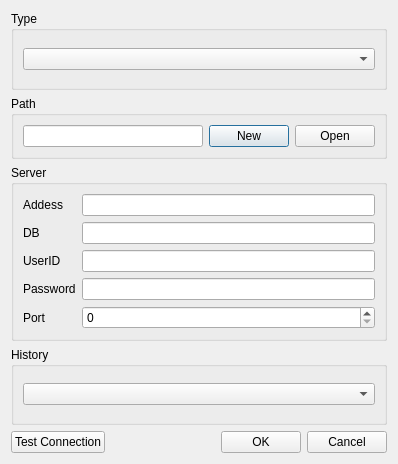
<?xml version="1.0" encoding="UTF-8"?>
<ui version="4.0">
 <class>DbDialog</class>
 <widget class="QDialog" name="DbDialog">
  <property name="geometry">
   <rect>
    <x>0</x>
    <y>0</y>
    <width>398</width>
    <height>464</height>
   </rect>
  </property>
  <property name="windowTitle">
   <string>Dialog</string>
  </property>
  <layout class="QVBoxLayout" name="verticalLayout_3">
   <item>
    <widget class="QGroupBox" name="verticalGroupBox">
     <property name="title">
      <string>Type</string>
     </property>
     <layout class="QVBoxLayout" name="verticalLayout">
      <item>
       <widget class="QComboBox" name="typeCombo"/>
      </item>
     </layout>
    </widget>
   </item>
   <item>
    <widget class="QGroupBox" name="groupBox_2">
     <property name="sizePolicy">
      <sizepolicy hsizetype="Preferred" vsizetype="Fixed">
       <horstretch>0</horstretch>
       <verstretch>0</verstretch>
      </sizepolicy>
     </property>
     <property name="title">
      <string>Path</string>
     </property>
     <layout class="QHBoxLayout" name="horizontalLayout">
      <item>
       <widget class="QLineEdit" name="pathEdit"/>
      </item>
      <item>
       <widget class="QPushButton" name="newButton">
        <property name="text">
         <string>New</string>
        </property>
       </widget>
      </item>
      <item>
       <widget class="QPushButton" name="openButton">
        <property name="text">
         <string>Open</string>
        </property>
       </widget>
      </item>
     </layout>
    </widget>
   </item>
   <item>
    <widget class="QGroupBox" name="groupBox">
     <property name="title">
      <string>Server</string>
     </property>
     <layout class="QFormLayout" name="formLayout">
      <item row="0" column="0">
       <widget class="QLabel" name="label">
        <property name="text">
         <string>Addess</string>
        </property>
       </widget>
      </item>
      <item row="0" column="1">
       <widget class="QLineEdit" name="addressEdit"/>
      </item>
      <item row="2" column="0">
       <widget class="QLabel" name="label_3">
        <property name="text">
         <string>UserID</string>
        </property>
       </widget>
      </item>
      <item row="2" column="1">
       <widget class="QLineEdit" name="useridEdit"/>
      </item>
      <item row="3" column="0">
       <widget class="QLabel" name="label_4">
        <property name="text">
         <string>Password</string>
        </property>
       </widget>
      </item>
      <item row="3" column="1">
       <widget class="QLineEdit" name="passwordEdit"/>
      </item>
      <item row="4" column="0">
       <widget class="QLabel" name="label_2">
        <property name="text">
         <string>Port</string>
        </property>
       </widget>
      </item>
      <item row="1" column="0">
       <widget class="QLabel" name="label_5">
        <property name="text">
         <string>DB</string>
        </property>
       </widget>
      </item>
      <item row="1" column="1">
       <widget class="QLineEdit" name="dbEdit"/>
      </item>
      <item row="4" column="1">
       <widget class="QSpinBox" name="portSpinBox"/>
      </item>
     </layout>
    </widget>
   </item>
   <item>
    <widget class="QGroupBox" name="verticalGroupBox_2">
     <property name="title">
      <string>History</string>
     </property>
     <layout class="QVBoxLayout" name="verticalLayout_2">
      <item>
       <widget class="QComboBox" name="historyCombo"/>
      </item>
     </layout>
    </widget>
   </item>
   <item>
    <layout class="QHBoxLayout" name="horizontalLayout_2">
     <item>
      <widget class="QPushButton" name="testButton">
       <property name="text">
        <string>Test Connection</string>
       </property>
      </widget>
     </item>
     <item>
      <spacer name="horizontalSpacer">
       <property name="orientation">
        <enum>Qt::Horizontal</enum>
       </property>
       <property name="sizeHint" stdset="0">
        <size>
         <width>40</width>
         <height>20</height>
        </size>
       </property>
      </spacer>
     </item>
     <item>
      <widget class="QPushButton" name="okButton">
       <property name="text">
        <string>OK</string>
       </property>
      </widget>
     </item>
     <item>
      <widget class="QPushButton" name="cancelButton">
       <property name="text">
        <string>Cancel</string>
       </property>
      </widget>
     </item>
    </layout>
   </item>
  </layout>
 </widget>
 <resources/>
 <connections/>
</ui>
